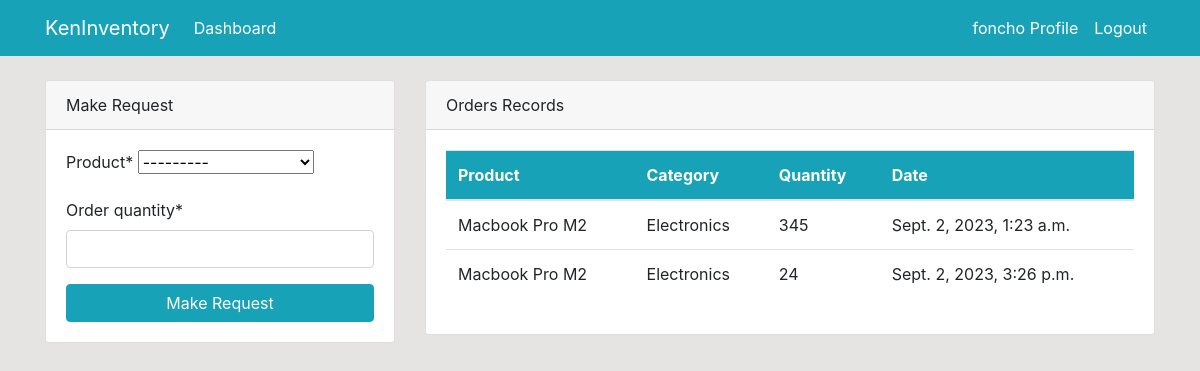
The app's page /dashboard/ (signed in) with its own data.
### dashboard/models.py (models this page shows, shortened)
class Order(models.Model):
    product = models.ForeignKey(Product, on_delete=models.CASCADE, null=True)
    staff = models.ForeignKey(User, on_delete=models.CASCADE, null=True)
    order_quantity = models.PositiveSmallIntegerField(null=True)
    date = models.DateTimeField(auto_now_add=True, null=True)
    class Meta:
        verbose_name_plural = "Order"

class Product(models.Model):
    name = models.CharField(max_length=50, null=True)
    category = models.CharField(choices=CATEGORIES, max_length=20, null=True)
    quantity = models.PositiveSmallIntegerField(null=True)
    class Meta:
        verbose_name_plural = "Product"
    def __str__(self):
        return self.name

### dashboard/views.py (the view)
# urls.py: path("dashboard/", views.index, name="dashboard-index"),
@login_required
def index(request):
    orders = Order.objects.all()
    products = Product.objects.all()
    orders_count = Order.objects.all().count()
    workers_count = User.objects.all().count()
    items_count = Product.objects.all().count()
    if request.method == "POST":
        form = OrderForm(request.POST)
        if form.is_valid():
            instance = form.save(commit=False)
            instance.staff = request.user
            instance.save()
            return redirect("dashboard-index")
    else:
        form = OrderForm()
    context = {
        "orders": orders,
        "form": form,
        "products": products,
        "workers_count": workers_count,
        "orders_count": orders_count,
        "items_count": items_count,
    }
    return render(request, "dashboard/index.html", context)

### dashboard/forms.py
class OrderForm(forms.ModelForm):
    class Meta:
        model = Order
        fields = ["product", "order_quantity"]

### templates/dashboard/index.html (shortened to what this page needs)
{% extends 'partials/base.html' %}
{% block content %}
{% if user.is_authenticated and user.is_staff and user.is_superuser %}
{% include 'partials/topnav.html' %}
<div class="container">
    <div class="row my-5">
        <div class="col-md-6">
            <div class="bg-white">
                <canvas id="myChart1" width="400" height="300"></canvas>
                <script>
                    var ctx = document.getElementById('myChart1').getContext('2d');
                    var myChart1 = new Chart(ctx, {
                        type: 'pie',
                        data: {
                            labels: [{% for order in orders %} '{{ order.product.name }}', {% endfor %}],
                    datasets: [{
                        label: 'Orders',
                        data: [{% for order in orders %} {{ order.order_quantity }}, {% endfor %}],
                        backgroundColor: [
                            'rgba(255, 99, 132, 1)',
                            'rgba(54, 162, 235, 1)',
                            'rgba(255, 206, 86, 1)',
                            'rgba(75, 192, 192, 1)',
                            'rgba(153, 102, 255, 1)',
                            'rgba(255, 159, 64, 1)'
                        ],
                            borderColor: [
                                'rgba(255, 99, 132, 1)',
                                'rgba(54, 162, 235, 1)',
                                'rgba(255, 206, 86, 1)',
                                'rgba(75, 192, 192, 1)',
                                'rgba(153, 102, 255, 1)',
                                'rgba(255, 159, 64, 1)'
                            ],
                                borderWidth: 1
                    }]
                    },
                    options: {
                        scales: {
                            yAxes: [{
                                ticks: {
                                    beginAtZero: true
                                }
                            }]
                        }
                    }
                    });
                </script>
            </div>
        </div>
        <div class="col-md-6">
            <div class="bg-white">
                <canvas id="myChart" width="400" height="300"></canvas>
                <script>
                    var ctx = document.getElementById('myChart').getContext('2d');
                    var myChart = new Chart(ctx, {
                        type: 'bar',
                        data: {
                            labels: [{% for product in products %} '{{ product.name }}', {% endfor %}],
                    datasets: [{
                        label: 'Products',
                        data: [{% for product in products %} {{ product.quantity }}, {% endfor %}],
                        backgroundColor: [
                            'rgba(255, 99, 132, 1)',
                            'rgba(54, 162, 235, 1)',
                            'rgba(255, 206, 86, 1)',
                            'rgba(75, 192, 192, 1)',
                            'rgba(153, 102, 255, 1)',
                            'rgba(255, 159, 64, 1)'
                        ],
                            borderColor: [
                                'rgba(255, 99, 132, 1)',
                                'rgba(54, 162, 235, 1)',
                                'rgba(255, 206, 86, 1)',
                                'rgba(75, 192, 192, 1)',
                                'rgba(153, 102, 255, 1)',
                                'rgba(255, 159, 64, 1)'
                            ],
                                borderWidth: 1
                    }]
                        },
                    options: {
                        scales: {
                            yAxes: [{
                                ticks: {
                                    beginAtZero: true
                                }
                            }]
                        }
                    }
                    });
                </script>
            </div>
        </div>
    </div>
</div>
{% elif user.is_authenticated and user.is_staff %}
{% include 'dashboard/staff_index.html' %}
{% elif user.is_authenticated %}
{% include 'dashboard/user_index.html' %}
{% endif %}
{% endblock %}

### templates/partials/nav.html (shortened to what this page needs)
<nav class="navbar navbar-expand-lg navbar-info bg-info">
    {% if user.is_authenticated %}
    <div class="container">
        <a class="navbar-brand text-white" href="{% url 'dashboard-index' %}">KenInventory</a>
        <div class="collapse navbar-collapse" id="navbarSupportedContent">
            <ul class="navbar-nav mr-auto">
                <li class="nav-item active">
                    <a class="nav-link text-white" href="{% url 'dashboard-index' %}">Dashboard </a>
                </li>
            </ul>
            <ul class="navbar-nav ml-auto">
                <li class="nav-item active">
                    <a class="nav-link text-white" href="{% url 'user-profile' %}">{{ user.username }} Profile </a>
                </li>
                <li class="nav-item">
                    <a class="nav-link text-white" href="{% url 'user-logout' %}">Logout</a>
                </li>
            </ul>
            {% endif %}
        </div>
    </div>
</nav>

### templates/dashboard/staff_index.html (shortened to what this page needs)
{% load crispy_forms_tags %}
<div class="container">
    <div>
        <div class="row mt-4">
            <div class="col-md-4">
                <div class="card">
                    <div class="card-header">
                        Make Request
                    </div>
                    <div class="card-body">
                        <form method="POST">
                            {{ form|crispy }}
                            <input class="btn btn-info btn-block" type="submit" value="Make Request">
                        </form>
                    </div>
                </div>
            </div>
            <div class="col-md-8">
                <div class="card">
                    <div class="card-header">
                        Orders Records
                    </div>
                    <div class="card-body">
                        <table class="table bg-white">
                            <thead class="bg-info text-white">
                                <tr>
                                    <th scope="col">Product</th>
                                    <th scope="col">Category</th>
                                    <th scope="col">Quantity</th>
                                    <th scope="col">Date</th>
                                </tr>
                            </thead>
                            <tbody>
                                {% for order in orders %}
                                {% if order.staff == user %}
                                <tr>
                                    <td>{{ order.product }}</td>
                                    <td>{{ order.product.category }}</td>
                                    <td>{{ order.order_quantity }}</td>
                                    <td>{{ order.date }}</td>
                                </tr>
                                {% endif %}
                                {% endfor %}
                            </tbody>
                        </table>
                    </div>
                </div>
            </div>
        </div>
    </div>
</div>

### static/style.css (style rules this page uses)
body { background: rgb(230, 227, 227); }

### records on screen
Order: product "Macbook Pro M2", product.category "Electronics", order_quantity "345", date "Sept. 2, 2023, 1:23 a.m."
Order: product "Macbook Pro M2", product.category "Electronics", order_quantity "24", date "Sept. 2, 2023, 3:26 p.m."

### other values on screen
{{ user.username }} "foncho"
